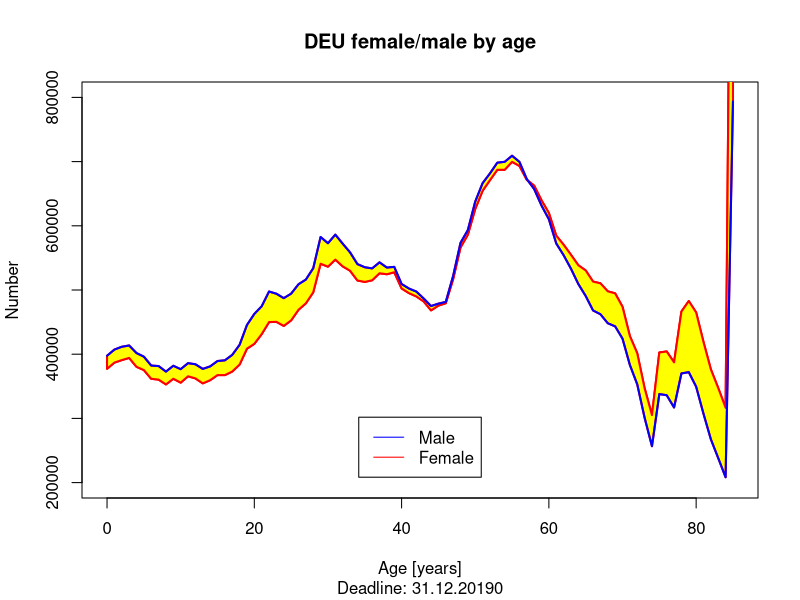

R code for this plot:
#!usr/bin/env Rscript

require(graphics)

#
# Diagram with population of male and female of Germany
#
options(scipen=10)

png("DEPopulationAge.png",width=1920,height=1080)

data <- read.table(file("../data/DEPopulationAge.csv"), sep=";", header=TRUE)

plot( data$age
    , data$female
    , type="l"
    , col="red"
    , ylim=c(200000,800000)
    , xlab="Age [years]"
    , ylab="Number"
    , main="DEU female/male by age"
    , sub="Deadline: 31.12.20190" 
    , lwd=2
    )

polygon(c(data$age,rev(data$age)),c(data$female,rev(data$male)),col="yellow",border="red",lwd=2)

lines(data$age,data$male,type="l",col="blue",lwd=2)

legend("bottom", inset=0.05, legend=c("Male","Female"),col=c("blue","red"),lty=1)

dev.off()
